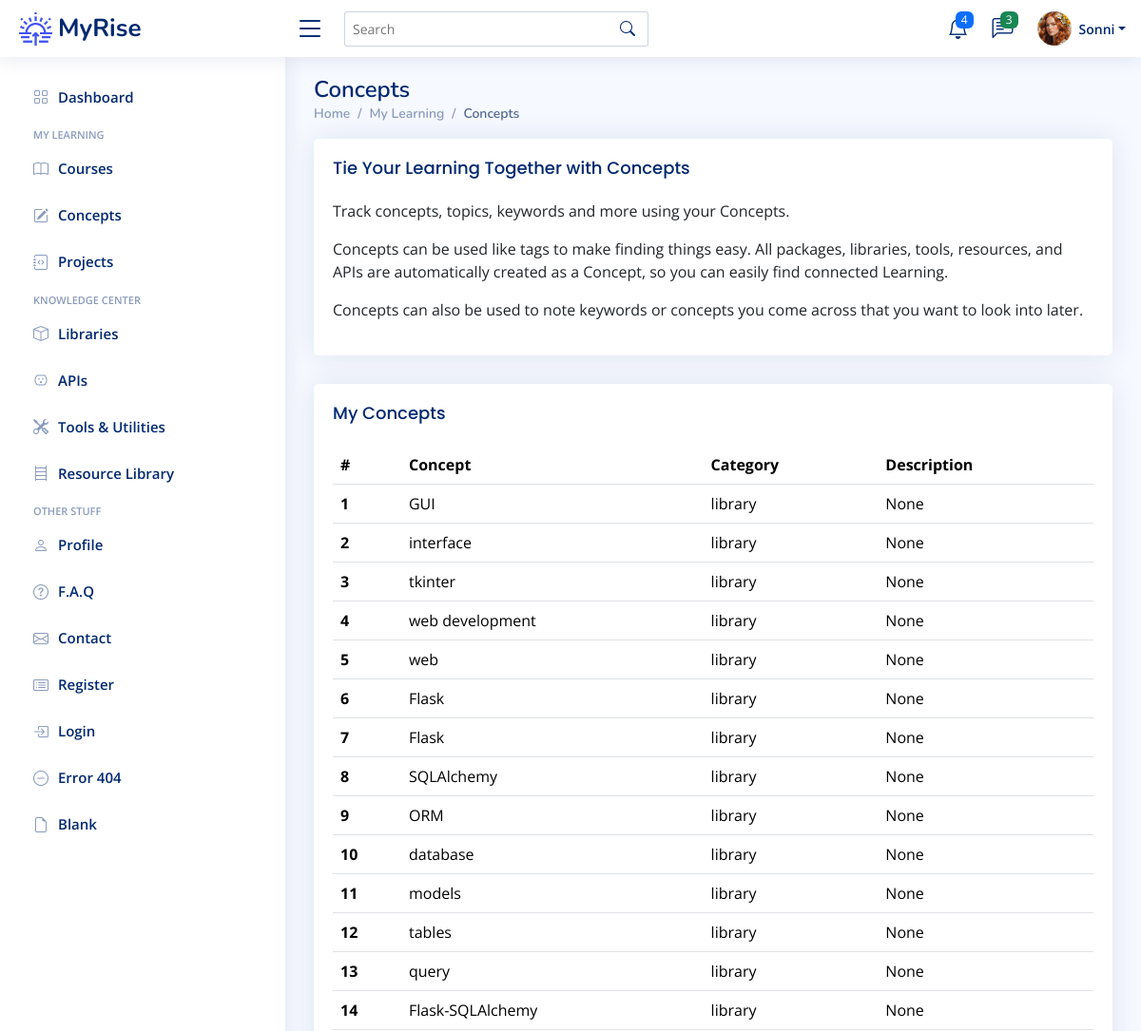
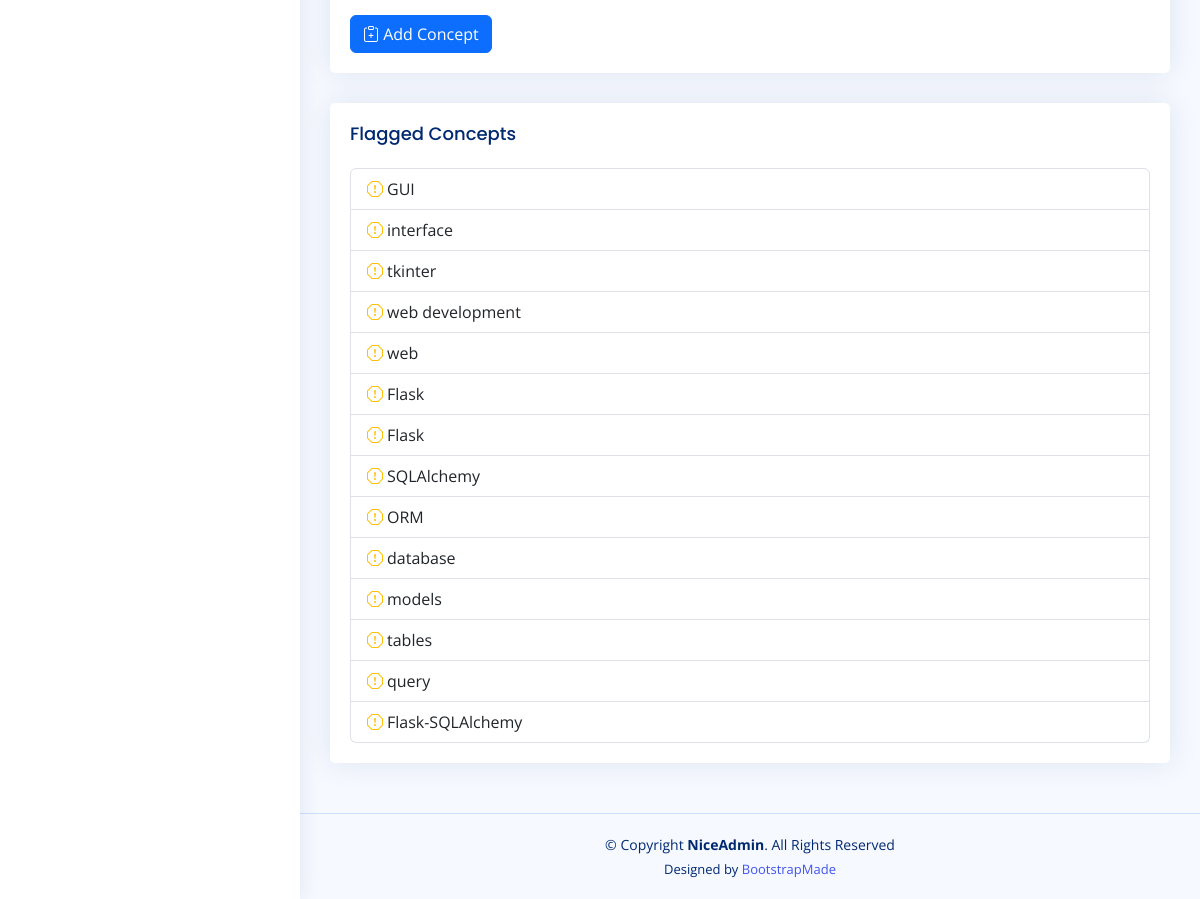
Page /concepts (signed in) on the committed database (2 pictures, top to bottom).
### app/models.py (models this page shows)
class User(UserMixin, db.Model):
    __tablename__ = "users"
    id: Mapped[int] = mapped_column(Integer, primary_key=True)
    email: Mapped[str] = mapped_column(String(100), unique=True)
    password: Mapped[str] = mapped_column(String(250))
    name: Mapped[str] = mapped_column(String(1000))
    display_name: Mapped[str] = mapped_column(String(1000))
    projects: Mapped[List["Project"]] = relationship(back_populates="user")
    events: Mapped[List["Event"]] = relationship(back_populates="user")
    courses: Mapped[List["Course"]] = relationship(back_populates="user")
    libraries: Mapped[List["Library"]] = relationship(back_populates="user")
    apis: Mapped[List["API"]] = relationship(back_populates="user")
    tools: Mapped[List["Tool"]] = relationship(back_populates="user")
    resources: Mapped[List["Resource"]] = relationship(back_populates="user")
    repos: Mapped[List["Repository"]] = relationship(back_populates="user")
    concepts: Mapped[List["Concept"]] = relationship('Concept', secondary=user_concept, backref='user')

class Concept(db.Model):
    __tablename__ = "concepts"
    id: Mapped[int] = mapped_column(Integer, primary_key=True)
    concept_term: Mapped[str] = mapped_column(String(50), nullable=False)
    category: Mapped[str] = mapped_column(String(100), nullable=True)
    description: Mapped[str] = mapped_column(Text, nullable=True)
    date_added: Mapped[datetime.date] = mapped_column(Date, nullable=False)

### app/routes.py (the view)
@app.route('/concepts')
@login_required
def concepts_page():
    get_concepts = db.session.execute(db.select(Concept)).scalars().all()
    concepts = [concept for concept in get_concepts]
    return render_template('concepts.html', concepts=concepts)

### app/models.py (called while the page is built)
@login_manager.user_loader
def load_user(user_id):
    return db.get_or_404(User, user_id)

### app/templates/concepts.html (shortened to what this page needs)
{% extends 'base.html' %}
{% from 'bootstrap5/form.html' import render_form %}
{% block content %}
	<main id="main" class="main">
    <div class="pagetitle">
      <h1>Concepts</h1>
      <nav>
        <ol class="breadcrumb">
          <li class="breadcrumb-item"><a href="index.html">Home</a></li>
          <li class="breadcrumb-item">My Learning</li>
          <li class="breadcrumb-item active">Concepts</li>
        </ol>
      </nav>
    </div>
          <div class="card">
            <div class="card-body">
              <h5 class="card-title">Tie Your Learning Together with Concepts</h5>
              <p>Track concepts, topics, keywords and more using your Concepts.</p>
			  <p>Concepts can be used like tags to make finding things easy. All packages, libraries, tools, resources, and APIs are automatically created as a Concept, so you can easily find connected Learning.</p>
			  <p>Concepts can also be used to note keywords or concepts you come across that you want to look into later.</p>
            </div>
          </div>
	 <div class="card">
		<div class="card-body">
		  <h5 class="card-title">My Concepts</h5>
		  <table class="table table-hover">
			<thead>
			  <tr>
			    <th scope="col">#</th>
				<th scope="col">Concept</th>
				<th scope="col">Category</th>
				<th scope="col">Description</th>
			  </tr>
			</thead>
			<tbody>
			{% for concept in concepts %}
			  <tr>
				<th scope="row">{{ concept.id }}</th>
				<td>{{ concept.concept_term }}</td>
				<td>{{ concept.category }}</td>
				<td>{{ concept.description }}</td>
			  </tr>
			{% endfor %}
			</tbody>
		  </table>
			<a href="{{ url_for('add_new_concept') }}">
		  <button type="button" class="btn btn-primary"><i class="bi bi-clipboard-plus"></i> Add Concept</button>
			</a>
		</div>
	 </div>
	<div class="card">
		<div class="card-body">
		  <h5 class="card-title">Flagged Concepts</h5>
		  <ul class="list-group">
			  {% for concept in concepts %}
				<li class="list-group-item"><i class="bi bi-exclamation-octagon me-1 text-warning"></i>{{ concept.concept_term }}</li>
			  {% endfor %}
		  </ul>
		</div>
	  </div>
  </main>
{% endblock %}

### app/templates/heading.html (shortened to what this page needs)
{% from 'bootstrap5/nav.html' import render_nav_item %}
{% from 'bootstrap5/form.html' import render_form %}
  <header id="header" class="header fixed-top d-flex align-items-center">
    <div class="d-flex align-items-center justify-content-between">
      <a href="{{ url_for('home') }}" class="logo d-flex align-items-center">
        <img src="{{ url_for('static', filename='img/logo.png') }}" alt="sun-rise">
        <span class="d-none d-lg-block">MyRise</span>
      </a>
      <i class="bi bi-list toggle-sidebar-btn"></i>
    </div>
    <div class="search-bar">
      <form class="search-form d-flex align-items-center" method="POST" action="#">
        <input type="text" name="query" placeholder="Search" title="Enter search keyword">
        <button type="submit" title="Search"><i class="bi bi-search"></i></button>
      </form>
    </div>
    <nav class="header-nav ms-auto">
      <ul class="d-flex align-items-center">
        <li class="nav-item dropdown">
          <a class="nav-link nav-icon" href="#" data-bs-toggle="dropdown">
            <i class="bi bi-bell"></i>
            <span class="badge bg-primary badge-number">4</span>
          </a>
        </li>
        <li class="nav-item dropdown">
          <a class="nav-link nav-icon" href="#" data-bs-toggle="dropdown">
            <i class="bi bi-chat-left-text"></i>
            <span class="badge bg-success badge-number">3</span>
          </a>
        </li>
        <li class="nav-item dropdown pe-3">
          <a class="nav-link nav-profile d-flex align-items-center pe-0" href="#" data-bs-toggle="dropdown">
            <img src="{{ url_for('static', filename='img/profile-img.png') }}" alt="Profile" class="rounded-circle">
            <span class="d-none d-md-block dropdown-toggle ps-2">{{ current_user.display_name }}</span>
          </a>
        </li>
      </ul>
    </nav>
  </header>
  <aside id="sidebar" class="sidebar">
    <ul class="sidebar-nav" id="sidebar-nav">
      <li class="nav-item">
        <a class="nav-link collapsed" href="{{ url_for('home') }}">
          <i class="bi bi-grid"></i>
          <span>Dashboard</span>
        </a>
      </li>
<li class="nav-heading">My Learning</li>
	  <li class="nav-item">
        <a class="nav-link collapsed" href="{{ url_for('courses_page') }}">
          <i class="bi bi-book"></i>
          <span>Courses</span>
        </a>
      </li>
	  <li class="nav-item">
        <a class="nav-link collapsed" href="{{ url_for('concepts_page') }}">
          <i class="bi bi-pencil-square"></i>
          <span>Concepts</span>
        </a>
      </li>
	  <li class="nav-item">
        <a class="nav-link collapsed" href="{{ url_for('projects_page') }}">
          <i class="bi bi-journal-code"></i>
          <span>Projects</span>
        </a>
      </li>
<li class="nav-heading">Knowledge Center</li>
	  <li class="nav-item">
        <a class="nav-link collapsed" href="{{ url_for('libraries_page') }}">
          <i class="bi bi-box"></i>
          <span>Libraries</span>
        </a>
      </li>
	  <li class="nav-item">
        <a class="nav-link collapsed" href="{{ url_for('apis_page') }}">
          <i class="bi bi-outlet"></i>
          <span>APIs</span>
        </a>
      </li>
	  <li class="nav-item">
        <a class="nav-link collapsed" href="{{ url_for('tools_page') }}">
          <i class="bi bi-tools"></i>
          <span>Tools & Utilities</span>
        </a>
      </li>
	  <li class="nav-item">
        <a class="nav-link collapsed" href="{{ url_for('resources_page') }}">
          <i class="bi bi-bookshelf"></i>
          <span>Resource Library</span>
        </a>
      </li>
	<li class="nav-heading">Other Stuff</li>
      <li class="nav-item">
        <a class="nav-link collapsed" href="users-profile.html">
          <i class="bi bi-person"></i>
          <span>Profile</span>
        </a>
      </li>
      <li class="nav-item">
        <a class="nav-link collapsed" href="pages-faq.html">
          <i class="bi bi-question-circle"></i>
          <span>F.A.Q</span>
        </a>
	  </li>
      <li class="nav-item">
        <a class="nav-link collapsed" href="pages-contact.html">
          <i class="bi bi-envelope"></i>
          <span>Contact</span>
        </a>
      </li>
      <li class="nav-item">
        <a class="nav-link collapsed" href="pages-register.html">
          <i class="bi bi-card-list"></i>
          <span>Register</span>
        </a>
      </li>
      <li class="nav-item">
        <a class="nav-link collapsed" href="pages-login.html">
          <i class="bi bi-box-arrow-in-right"></i>
          <span>Login</span>
        </a>
      </li>
      <li class="nav-item">
        <a class="nav-link collapsed" href="pages-error-404.html">
          <i class="bi bi-dash-circle"></i>
          <span>Error 404</span>
        </a>
      </li>
      <li class="nav-item">
        <a class="nav-link collapsed" href="pages-blank.html">
          <i class="bi bi-file-earmark"></i>
          <span>Blank</span>
        </a>
      </li>
    </ul>
  </aside>

### app/static/css/style.css (style rules this page uses)
:root { scroll-behavior: smooth; }
body { font-family: "Open Sans", sans-serif; background: #f6f9ff; color: #444444; }
a { color: #4154f1; text-decoration: none; }
h1, h2, h3, h4, h5, h6 { font-family: "Nunito", sans-serif; }
#main { margin-top: 60px; padding: 20px 30px; transition: all 0.3s; }
.pagetitle { margin-bottom: 10px; }
.pagetitle h1 { font-size: 24px; margin-bottom: 0; font-weight: 600; color: #012970; }
.card { margin-bottom: 30px; border: none; border-radius: 5px; box-shadow: 0px 0 30px rgba(1, 41, 112, 0.1); }
.card-title { padding: 20px 0 15px 0; font-size: 18px; font-weight: 500; color: #012970; font-family: "Poppins", sans-serif; }
.card-body { padding: 0 20px 20px 20px; }
.breadcrumb { font-size: 14px; font-family: "Nunito", sans-serif; color: #899bbd; font-weight: 600; }
.breadcrumb a { color: #899bbd; transition: 0.3s; }
.breadcrumb .breadcrumb-item::before { color: #899bbd; }
.breadcrumb .active { color: #51678f; font-weight: 600; }
.logo { line-height: 1; }
@media (min-width: 1200px) { .logo { width: 280px; } }
.logo img { max-height: 35px; margin-right: 6px; }
.logo span { font-size: 26px; font-weight: 700; color: #012970; font-family: "Nunito", sans-serif; }
.header { transition: all 0.5s; z-index: 997; height: 60px; box-shadow: 0px 2px 20px rgba(1, 41, 112, 0.1); background-color: #fff; padding-left: 20px; }
.header .toggle-sidebar-btn { font-size: 32px; padding-left: 10px; cursor: pointer; color: #012970; }
.header .search-bar { min-width: 360px; padding: 0 20px; }
.header .search-form { width: 100%; }
.header .search-form input { border: 0; font-size: 14px; color: #012970; border: 1px solid rgba(1, 41, 112, 0.2); padding: 7px 38px 7px 8px; border-radius: 3px; transition: 0.3s; width: 100%; }
.header .search-form button { border: 0; padding: 0; margin-left: -30px; background: none; }
.header .search-form button i { color: #012970; }
.header-nav ul { list-style: none; }
.header-nav>ul { margin: 0; padding: 0; }
.header-nav .nav-icon { font-size: 22px; color: #012970; margin-right: 25px; position: relative; }
.header-nav .nav-profile { color: #012970; }
.header-nav .nav-profile img { max-height: 36px; }
.header-nav .nav-profile span { font-size: 14px; font-weight: 600; }
.header-nav .badge-number { position: absolute; inset: -2px -5px auto auto; font-weight: normal; font-size: 12px; padding: 3px 6px; }
.sidebar { position: fixed; top: 60px; left: 0; bottom: 0; width: 300px; z-index: 996; transition: all 0.3s; padding: 20px; overflow-y: auto; scrollbar-width: thin; scrollbar-color: #aab7cf transparent; box-shadow: 0px 0px 20px rgba(1, 41, 112, 0.1); background-color: #fff; }
@media (min-width: 1200px) { #main, #footer { margin-left: 300px; } }
.sidebar-nav { padding: 0; margin: 0; list-style: none; }
.sidebar-nav li { padding: 0; margin: 0; list-style: none; }
.sidebar-nav .nav-item { margin-bottom: 5px; }
.sidebar-nav .nav-heading { font-size: 11px; text-transform: uppercase; color: #899bbd; font-weight: 600; margin: 10px 0 5px 15px; }
.sidebar-nav .nav-link { display: flex; align-items: center; font-size: 15px; font-weight: 600; color: #4154f1; transition: 0.3; background: #f6f9ff; padding: 10px 15px; border-radius: 4px; }
.sidebar-nav .nav-link i { font-size: 16px; margin-right: 10px; color: #4154f1; }
.sidebar-nav .nav-link.collapsed { color: #012970; background: #fff; }
.sidebar-nav .nav-link.collapsed i { color: #899bbd; }

### rows in the picture
User: display_name "Sonni"
Concept: id "1", concept_term "GUI", category "library", description "None"
Concept: id "2", concept_term "interface", category "library", description "None"
Concept: id "3", concept_term "tkinter", category "library", description "None"
Concept: id "4", concept_term "web development", category "library", description "None"
Concept: id "5", concept_term "web", category "library", description "None"
Concept: id "6", concept_term "Flask", category "library", description "None"
Concept: id "7", concept_term "Flask", category "library", description "None"
Concept: id "8", concept_term "SQLAlchemy", category "library", description "None"
Concept: id "9", concept_term "ORM", category "library", description "None"
Concept: id "10", concept_term "database", category "library", description "None"
Concept: id "11", concept_term "models", category "library", description "None"
Concept: id "12", concept_term "tables", category "library", description "None"
Concept: id "13", concept_term "query", category "library", description "None"
Concept: id "14", concept_term "Flask-SQLAlchemy", category "library", description "None"
